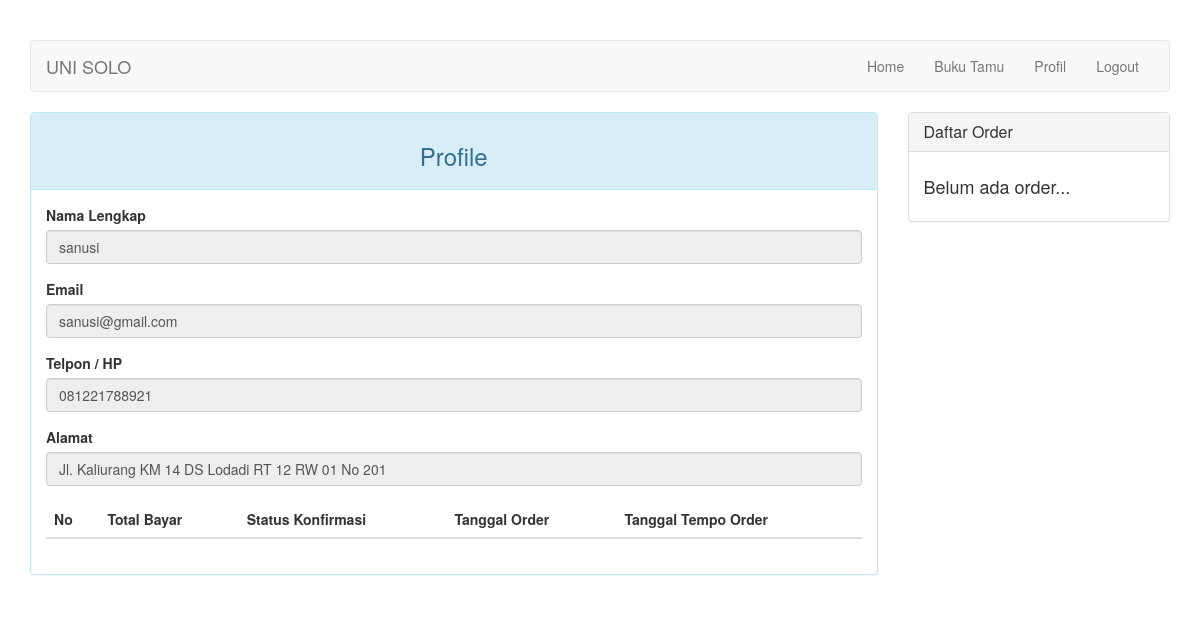
Screenshot of /index.php?halaman=profile (signed in) with the database file from the repository.
### tables this page shows
CREATE TABLE IF NOT EXISTS `pelanggan` (
`id_pelanggan` int(10) NOT NULL,
  `nama` varchar(20) NOT NULL,
  `email` varchar(20) NOT NULL,
  `telpon` varchar(12) NOT NULL,
  `alamat` varchar(50) NOT NULL,
  `password` varchar(60) NOT NULL
);

### halaman/profile.php (the view, shortened to what this page needs)
<div class="panel panel-info">
    <div class="panel-heading"><h3 class="text-center">Profile</h3></div>
    <div class="panel-body">
        <?php if (isset($_SESSION['is_pelanggan'])): ?>
            <?php if ($query = $koneksi->query("SELECT * FROM pelanggan WHERE id_pelanggan=$_SESSION[id_pelanggan]")): ?>
                <?php while ($data = $query->fetch_assoc()): ?>
                    <form>
                        <div class="form-group">
                            <label for="nama">Nama Lengkap</label>
                            <input disabled="on" type="text" name="nama" class="form-control" value="<?=$data['nama']?>">
                        </div>
                        <div class="form-group">
                            <label for="email">Email</label>
                            <input disabled="on" type="email" name="email" class="form-control" value="<?=$data['email']?>">
                        </div>
                        <div class="form-group">
                            <label for="nama">Telpon / HP</label>
                            <input disabled="on" type="text" name="telpon" class="form-control" value="<?=$data['telpon']?>">
                        </div>
                        <div class="form-group">
                            <label for="nama">Alamat</label>
                            <input disabled="on" type="text" name="alamat" class="form-control" value="<?=$data['alamat']?>">
                        </div>
                    </form>
                <?php endwhile ?>
            <?php endif ?>
            <?php if ($query = $koneksi->query("SELECT * FROM `order` WHERE id_pelanggan=$_SESSION[id_pelanggan]")): ?>
                <table class="table table-hover">
                    <thead>
                        <tr>
                            <th>No</th>
                            <th>Total Bayar</th>
                            <th>Status Konfirmasi</th>
                            <th>Tanggal Order</th>
                            <th>Tanggal Tempo Order</th>
                        </tr>
                    </thead>
                </table>
            <?php endif ?>
        <?php endif ?>
    </div>
</div>

### index.php (style rules this page uses)
body { margin-top: 40px; }

### rows the page displays
pelanggan: nama "sanusi", email "sanusi@gmail.com", telpon "081221788921", alamat "Jl. Kaliurang KM 14 DS Lodadi RT 12 RW 01 No 201"
